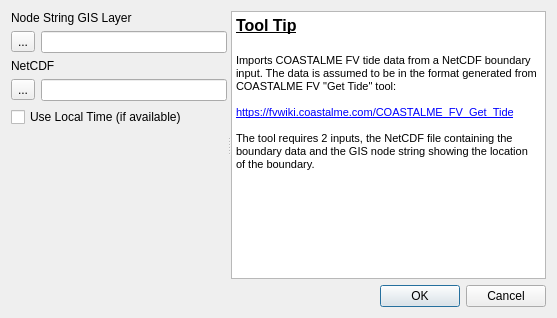
<?xml version="1.0" encoding="UTF-8"?>
<ui version="4.0">
 <class>ImportFVBCTideDlg</class>
 <widget class="QDialog" name="ImportFVBCTideDlg">
  <property name="geometry">
   <rect>
    <x>0</x>
    <y>0</y>
    <width>557</width>
    <height>318</height>
   </rect>
  </property>
  <property name="windowTitle">
   <string>Import FV BC Tide</string>
  </property>
  <layout class="QVBoxLayout" name="verticalLayout_3">
   <item>
    <widget class="QSplitter" name="splitter">
     <property name="orientation">
      <enum>Qt::Horizontal</enum>
     </property>
     <widget class="QWidget" name="verticalLayoutWidget">
      <layout class="QVBoxLayout" name="verticalLayout">
       <item>
        <widget class="QLabel" name="label">
         <property name="text">
          <string>Node String GIS Layer</string>
         </property>
        </widget>
       </item>
       <item>
        <layout class="QHBoxLayout" name="horizontalLayout">
         <item>
          <widget class="QToolButton" name="btnNS">
           <property name="text">
            <string>...</string>
           </property>
          </widget>
         </item>
         <item>
          <widget class="QLineEdit" name="leNS"/>
         </item>
        </layout>
       </item>
       <item>
        <widget class="QLabel" name="label_2">
         <property name="text">
          <string>NetCDF</string>
         </property>
        </widget>
       </item>
       <item>
        <layout class="QHBoxLayout" name="horizontalLayout_2">
         <item>
          <widget class="QToolButton" name="btnNC">
           <property name="text">
            <string>...</string>
           </property>
          </widget>
         </item>
         <item>
          <widget class="QLineEdit" name="leNC"/>
         </item>
        </layout>
       </item>
       <item>
        <widget class="QCheckBox" name="cbUseLocalTime">
         <property name="text">
          <string>Use Local Time (if available)</string>
         </property>
        </widget>
       </item>
       <item>
        <spacer name="verticalSpacer">
         <property name="orientation">
          <enum>Qt::Vertical</enum>
         </property>
         <property name="sizeHint" stdset="0">
          <size>
           <width>20</width>
           <height>40</height>
          </size>
         </property>
        </spacer>
       </item>
      </layout>
     </widget>
     <widget class="QWidget" name="verticalLayoutWidget_2">
      <layout class="QVBoxLayout" name="verticalLayout_2">
       <item>
        <widget class="QTextBrowser" name="toolTip">
         <property name="html">
          <string>&lt;!DOCTYPE HTML PUBLIC &quot;-//W3C//DTD HTML 4.0//EN&quot; &quot;http://www.w3.org/TR/REC-html40/strict.dtd&quot;&gt;
&lt;html&gt;&lt;head&gt;&lt;meta name=&quot;qrichtext&quot; content=&quot;1&quot; /&gt;&lt;style type=&quot;text/css&quot;&gt;
p, li { white-space: pre-wrap; }
&lt;/style&gt;&lt;/head&gt;&lt;body style=&quot; font-family:'MS Shell Dlg 2'; font-size:8.25pt; font-weight:400; font-style:normal;&quot;&gt;
&lt;p style=&quot; margin-top:0px; margin-bottom:0px; margin-left:0px; margin-right:0px; -qt-block-indent:0; text-indent:0px;&quot;&gt;&lt;span style=&quot; font-size:12pt; font-weight:600; text-decoration: underline;&quot;&gt;Tool Tip&lt;/span&gt;&lt;/p&gt;
&lt;p style=&quot;-qt-paragraph-type:empty; margin-top:0px; margin-bottom:0px; margin-left:0px; margin-right:0px; -qt-block-indent:0; text-indent:0px; font-size:12pt; font-weight:600; text-decoration: underline;&quot;&gt;&lt;br /&gt;&lt;/p&gt;
&lt;p style=&quot; margin-top:0px; margin-bottom:0px; margin-left:0px; margin-right:0px; -qt-block-indent:0; text-indent:0px;&quot;&gt;&lt;span style=&quot; font-size:8pt;&quot;&gt;Imports COASTALME FV tide data from a NetCDF boundary input. The data is assumed to be in the format generated from COASTALME FV &amp;quot;Get Tide&amp;quot; tool:&lt;/span&gt;&lt;/p&gt;
&lt;p style=&quot;-qt-paragraph-type:empty; margin-top:0px; margin-bottom:0px; margin-left:0px; margin-right:0px; -qt-block-indent:0; text-indent:0px; font-size:8pt;&quot;&gt;&lt;br /&gt;&lt;/p&gt;
&lt;p style=&quot; margin-top:0px; margin-bottom:0px; margin-left:0px; margin-right:0px; -qt-block-indent:0; text-indent:0px;&quot;&gt;&lt;a href=&quot;https://fvwiki.coastalme.com/COASTALME_FV_Get_Tide&quot;&gt;&lt;span style=&quot; font-size:8pt; text-decoration: underline; color:#0000ff;&quot;&gt;https://fvwiki.coastalme.com/COASTALME_FV_Get_Tide&lt;/span&gt;&lt;/a&gt;&lt;/p&gt;
&lt;p style=&quot;-qt-paragraph-type:empty; margin-top:0px; margin-bottom:0px; margin-left:0px; margin-right:0px; -qt-block-indent:0; text-indent:0px; font-size:8pt; text-decoration: underline; color:#0000ff;&quot;&gt;&lt;br /&gt;&lt;/p&gt;
&lt;p style=&quot; margin-top:0px; margin-bottom:0px; margin-left:0px; margin-right:0px; -qt-block-indent:0; text-indent:0px;&quot;&gt;&lt;span style=&quot; font-size:8pt;&quot;&gt;The tool requires 2 inputs, the NetCDF file containing the boundary data and the GIS node string showing the location of the boundary.&lt;/span&gt;&lt;/p&gt;&lt;/body&gt;&lt;/html&gt;</string>
         </property>
        </widget>
       </item>
      </layout>
     </widget>
    </widget>
   </item>
   <item>
    <widget class="QDialogButtonBox" name="buttonBox">
     <property name="orientation">
      <enum>Qt::Horizontal</enum>
     </property>
     <property name="standardButtons">
      <set>QDialogButtonBox::Cancel|QDialogButtonBox::Ok</set>
     </property>
    </widget>
   </item>
  </layout>
 </widget>
 <resources/>
 <connections>
  <connection>
   <sender>buttonBox</sender>
   <signal>accepted()</signal>
   <receiver>ImportFVBCTideDlg</receiver>
   <slot>accept()</slot>
   <hints>
    <hint type="sourcelabel">
     <x>248</x>
     <y>254</y>
    </hint>
    <hint type="destinationlabel">
     <x>157</x>
     <y>274</y>
    </hint>
   </hints>
  </connection>
  <connection>
   <sender>buttonBox</sender>
   <signal>rejected()</signal>
   <receiver>ImportFVBCTideDlg</receiver>
   <slot>reject()</slot>
   <hints>
    <hint type="sourcelabel">
     <x>316</x>
     <y>260</y>
    </hint>
    <hint type="destinationlabel">
     <x>286</x>
     <y>274</y>
    </hint>
   </hints>
  </connection>
 </connections>
</ui>
